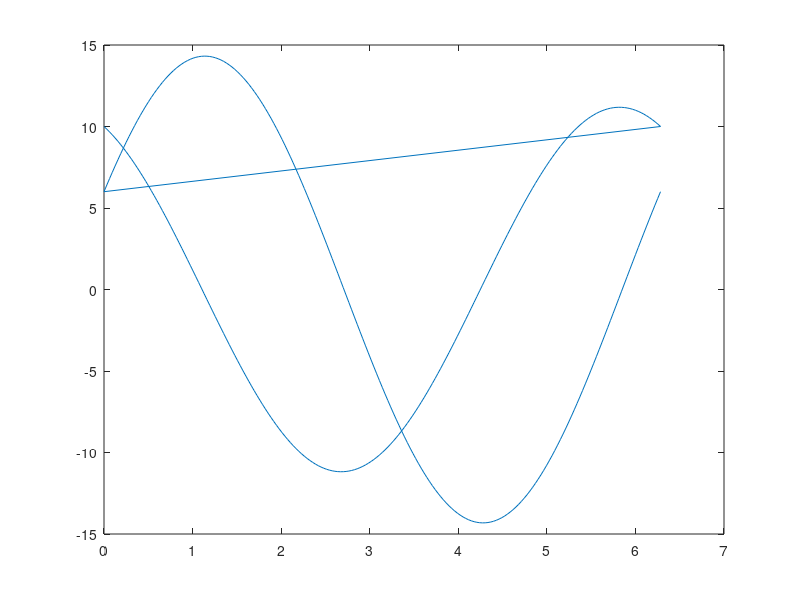

Source code (MATLAB):
% EE 263 Final Prolem 6
close all; clear all;

% fingerprint_data;

A = [8 9; 4 2];

Theta = [];
mag = [];
for theta = 0:.01*pi:2*pi,
    Q = [cos(theta) sin(theta); -sin(theta) cos(theta)];
    Theta = [Theta theta];
    mag = [mag trace(A*Q)];
end
for theta = 0:.01*pi:2*pi,
    Q = [cos(theta) sin(theta); sin(theta) -cos(theta)];
    Theta = [Theta theta];
    mag = [mag trace(A*Q)];
end
plot(Theta,mag);

max(mag)
theta = Theta(find(mag == max(mag)))

Q = [cos(theta) sin(theta); -sin(theta) cos(theta)];


[U,S,V] = svd(A);

